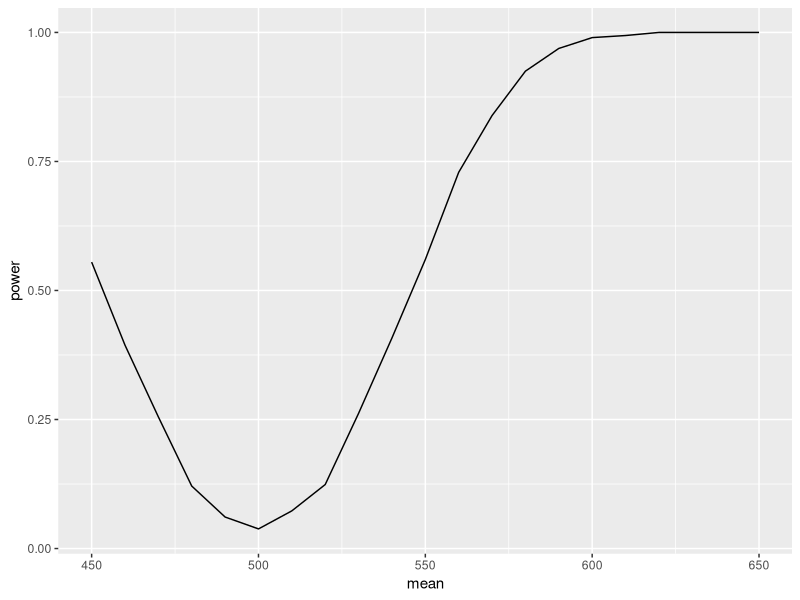

Write the R code that produced this figure.
## ---- chunk 1
knitr::opts_chunk$set(echo = TRUE)
## ---- chunk 2
sample_mix = function(n){
  X = rcauchy(n)
  return(X)
}
tmean = function (X,k){
  X_s = sort(X)
  tm = mean(X_s[(k+1):(length(X)-k)])
  return (tm)
}
trimmed_mse <- function(m, n, k){
  thetahats <- numeric(m)
  for(j in 1:m){
    X <- sample_mix(n)
    thetahats[j] <- tmean(X, k)
  }
  mse.est <- mean((thetahats - 0)^2)
  se.mse <- sd((thetahats-0)^2)/sqrt(m)
  return(c(mse.est, se.mse))
}
## ---- chunk 3
ks = 1:9
result_1 = sapply (ks, FUN = trimmed_mse, m=10000, n=20)
rownames(result_1)=c('MSE', 'SE')
colnames(result_1)=paste0('k=',1:9)
## ---- chunk 4
result_1
## ---- chunk 5
n <- 20
m <- 1000
mu0 <- 500
sigma <- 100
mu <- c(seq(450, 650, 10))
M <- length(mu)
power <- numeric(M)
for (i in 1:M) {
  mu1 <- mu[i]
  pvalues <- replicate(m, expr = {
    x <- rnorm(n, mean = mu1, sd = sigma)
    ttest <- t.test(x,alternative = "two.sided", mu = mu0)
    ttest$p.value})
  power[i] <- mean(pvalues <= .05)
}
power  
## ---- chunk 6
se <- sqrt(power * (1-power) / m)
df <- data.frame(mean=mu, power=power, upper=power+2*se, lower=power-2*se)
## ---- chunk 7
library(ggplot2)
ggplot(df,aes(x=mean, y=power)) + geom_line() 
## ---- chunk 8
n = 300
m = 10000
alpha = 0.05
conint_0 = numeric(m)
for (i in 1:m){
  x = log(rlnorm(n))
  xbar = mean(x)
  U= xbar - (qnorm(0.975)*sd(x)/sqrt(n))
  V= xbar + (qnorm(0.975)*sd(x)/sqrt(n))
  conint_0[i] = 1*(0>U & 0<V)
}
mean(conint_0)
## ---- chunk 9
n = 500
m = 10000
alpha = 0.05
conint_1 = numeric(m)
for (i in 1:m){
  x = log(rlnorm(n))
  xbar = mean(x)
  U= xbar - (qnorm(0.975)*sd(x)/sqrt(n))
  V= xbar + (qnorm(0.975)*sd(x)/sqrt(n))
  conint_1[i] = 1*(0>U & 0<V)
}
mean(conint_1)
## ---- chunk 10
n = 1000
m = 10000
alpha = 0.05
conint_2 = numeric(m)
for (i in 1:m){
  x = log(rlnorm(n))
  xbar = mean(x)
  U= xbar - (qnorm(0.975)*sd(x)/sqrt(n))
  V= xbar + (qnorm(0.975)*sd(x)/sqrt(n))
  conint_2[i] = 1*(0>U & 0<V)
}
mean(conint_2)
## ---- chunk 11
alpha = 0.05;
n = 20;
m = 1000;

UCL = numeric(m);
LCL = numeric(m);

for(i in 1:m)
{
    x = rchisq(n, 2);
    LCL[i] = mean(x) - qt(alpha / 2, df = n-1, lower.tail = FALSE) * sd(x)/sqrt(n)
    UCL[i] = mean(x) + qt(alpha / 2, df = n-1, lower.tail = FALSE) * sd(x)/sqrt(n)
    x1=c(LCL[i],UCL[i])
}
x1
mean(LCL < 2 & UCL > 2)
## ---- chunk 12
type1 <- matrix(NA, nrow = 6, ncol = 5) 
ns <- c(5, 10, 20, 30, 50, 100)
ps <- c(.1, .3, .5, .7, .9)
rownames(type1) <- paste('n=', ns)
colnames(type1) = c ('.1', '.3', '.5', '.7', '.9')

 t_decision <- function(X, p, alpha){
   n <- length(X)
  xbar <- mean(X)
  T_stat <- (xbar - p)/(sqrt(p*(1-p)/n))
  reject <- 1*(abs(T_stat) > qt((1-alpha/2), df = (n-1)))
  return (reject)
 }

m <- 10000
for(i in 1:length(ns)){
  n <- ns[i]
  decision <- numeric(m) 
  for(j in 1:m){
    X <- rbinom(n,size=1, prob = 0.1) 
    decision[j] <- t_decision(X, p= 0.1, alpha = .05) }
type1[i,1] <- mean(decision) }
for(i in 1:length(ns)){
  n <- ns[i]
  decision <- numeric(m) 
  for(j in 1:m){
    X <- rbinom(n,size=1, prob = 0.3) 
    decision[j] <- t_decision(X, p= 0.3, alpha = .05) }
type1[i,2] <- mean(decision) }
for(i in 1:length(ns)){
  n <- ns[i]
  decision <- numeric(m) 
  for(j in 1:m){
    X <- rbinom(n,size=1, prob = 0.5) 
    decision[j] <- t_decision(X, p= 0.5, alpha = .05) }
type1[i,3] <- mean(decision) }
for(i in 1:length(ns)){
  n <- ns[i]
  decision <- numeric(m) 
  for(j in 1:m){
    X <- rbinom(n,size=1, prob = 0.7) 
    decision[j] <- t_decision(X, p= 0.7, alpha = .05) }
type1[i,4] <- mean(decision) }
for(i in 1:length(ns)){
  n <- ns[i]
  decision <- numeric(m) 
  for(j in 1:m){
    X <- rbinom(n,size=1, prob = 0.9) 
    decision[j] <- t_decision(X, p= 0.9, alpha = .05) }
type1[i,5] <- mean(decision) }
round(type1,3)
